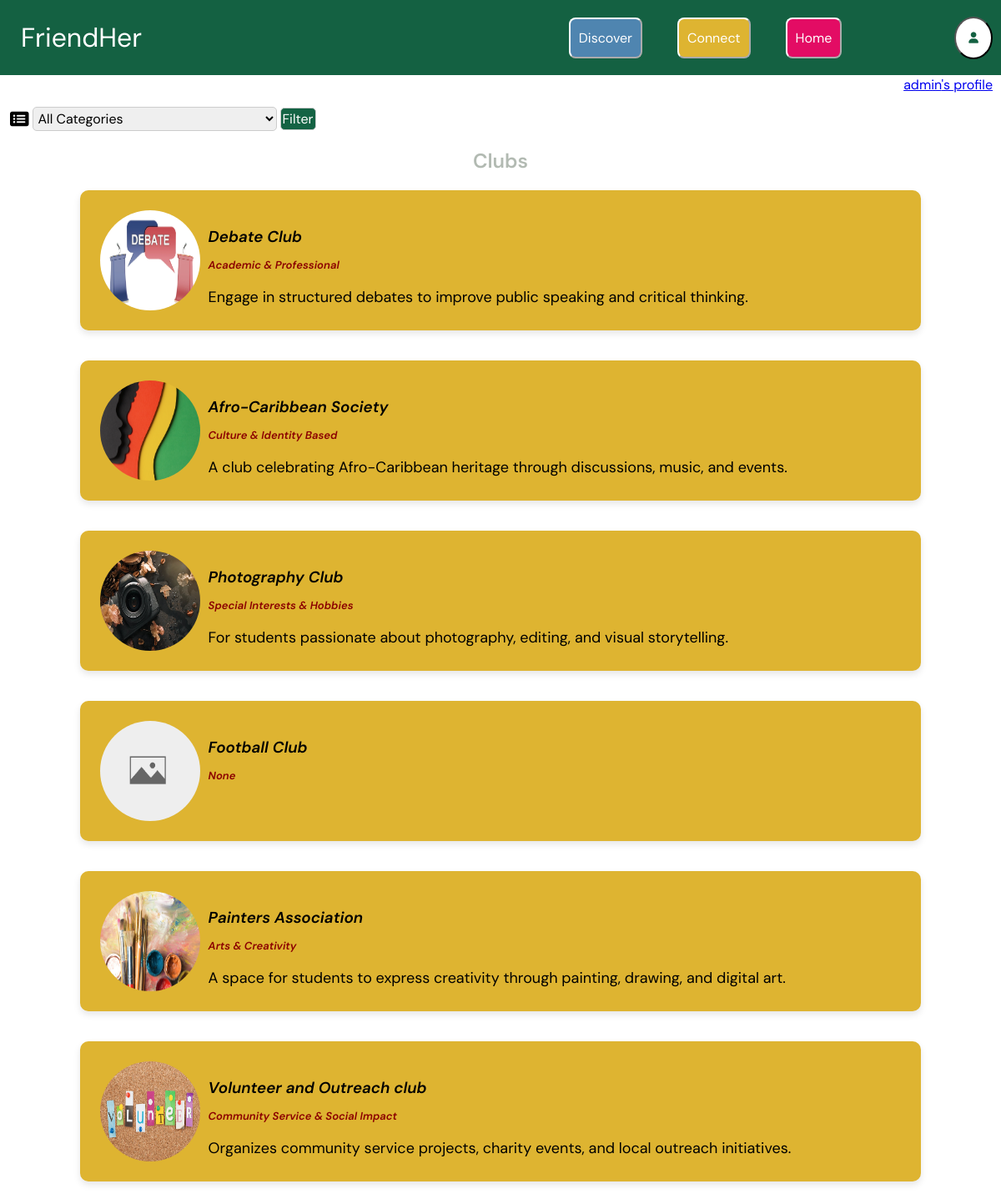
/discover/ (signed in), run on the app's committed database.
### core/models.py (models this page shows, shortened)
class Club (models.Model):
    id = models.UUIDField(primary_key=True, default=uuid.uuid4) #gives each club a unique ID and makes this the primary key
    club_name = models.CharField(max_length=100) #each club has a unique name (validation should exist in the view)
    image = models.ImageField(upload_to='club_profile_images', default='blank_club_profile_image.png')
    description = models.TextField(blank=True,  max_length=300) #each club should have a description
    CLUB_CATEGORIES = [
        ('Academic', 'Academic & Professional'),
        ('Sport', 'Sports & Recreation'),
        ('Arts', 'Arts & Creativity'),
        ('Identity', 'Culture & Identity Based'),
        ('Community', 'Community Service & Social Impact'),
        ('Interests', 'Special Interests & Hobbies'),
        ('Other', 'Other')
    ]
    club_category = models.CharField(choices=CLUB_CATEGORIES, max_length=30, blank=True, null=True) #each club has a category

### core/views.py (the view)
# urls.py: path("discover/", views.discover, name="discover"),
@login_required(login_url="login")
def discover(request):
    category = request.GET.get('category') #get the parameters necessary for the filter
    clubs=Club.objects.all().order_by("id") #show all clubs, order them by their id
    if category: #if a category is passed
        clubs = clubs.filter(club_category=category) #'clubs' variable now becomes all clubs under this category
    return render(request, 'discover.html', {"clubs":clubs}) #render the discover.html page

### templates/discover.html (shortened to what this page needs)
{% extends "base.html" %}
{% load static %}
{% block style %}
<link rel="stylesheet" href="{% static 'core/clubs.css' %}">
<link rel="stylesheet" href="{% static 'core/style.css' %}">
<link rel="stylesheet" href="{% static 'core/nav.css' %}">
{% endblock %}
{% block content %}
<div class="topnav">
    <h1>FriendHer</h1>
    <div class="button-container">
        <button class="button discoverbutton" onclick="window.location.href='/discover'">Discover</button>
        <button class="button connectbutton" onclick="window.location.href='/connect'">Connect</button>
        <button class="button homebutton" onclick="window.location.href='/'">Home</button>
        <button class="profileicon" onclick="window.location.href='/settings'"><i class ="fa-solid fa-user"></i></button>
    </div>
</div>
<div class ="topnav2">
    <p><a href="{% url 'profile' user.username %}"> {{user.username}}'s profile </a></p>
</div>
<div class="filter-form">
    <form method="GET" action="{% url 'discover' %}">
        <label for="category"><i class="fa-solid fa-rectangle-list fa-lg"></i></label>
        <select name="category" id = "category">
            <option value ="">All Categories</option>
        </select>
        <button type="submit" class ="filter-button"> Filter </button>
    </form>
</div>
<h2>Clubs</h2>
{% for club in clubs %}
    <div class="club-container">
        <img src="{{club.image.url}}" alt="Club profile image">
        <div class = "text-container">
            <h3> {{ club.club_name }}
                <span class ="club-category">
                    <p> {{club.get_club_category_display}} </p>
                </span>
            </h3>
            <p>{{club.description}}</p>
        </div>
    </div>
{% empty %}
    <h3>No clubs yet. Please contact your admin or come back later!</h3>
{% endfor %}
{% endblock %}

### templates/base.html (shortened to what this page needs)
<!DOCTYPE html>
<html lang="en">
<head>
    {% load static %}
    <link rel="stylesheet" href="{% static 'core/style.css' %}">
    {% block style %} {% endblock %}
</head>
<body>
    {% block content %} {% endblock %}
</body>
</html>

### static/core/style.css (style rules this page uses)
h1 { color:#146344; font-family: 'DM Sans', sans-serif; text-align: center; font-weight: 600; font-size: xx-large; }
h2 { color:#acb5aced; font-family: 'DM Sans', sans-serif; text-align: center; font-weight: 600; font-size: x-large; }
h3 { color:black; font-family: 'DM Sans', Helvetica, sans-serif; text-align: center; font-style: italic; font-weight: 600; }
p { font-family: 'DM Sans', 'Helvetica', sans-serif; text-align: center; }

### static/core/clubs.css (style rules this page uses)
.club-container { background-color:#deb431; border-radius: 10px; padding: 2%; margin-bottom: 3%; margin-inline: auto; width: 80%; display: flex; box-shadow: 0px 4px 8px rgba(0, 0, 0, 0.1); }
.club-container .text-container { display: flex; flex-direction: column; }
.club-container img { width:120px; height:120px; border-radius: 50%; margin-right: 1%; }
.club-container p, .club-container h3 { text-align: left; margin-bottom: 0%; }
.club-container p { font-size: large; }
.club-container .club-category p { font-size: small; color: darkred; }
.filter-form select, .filter-button { font-size: medium; font-family: 'DM Sans', Helvetica, sans-serif; padding: 2px; border-radius: 5px; border: 1px solid #ccc; }
.filter-form label { color: black; margin-left: 1%; }
.filter-form .filter-button { background-color:#146344; color: white }

### static/core/nav.css (style rules this page uses)
html, body { margin: 0; padding: 0; width: 100%; overflow-x: hidden; }
.topnav { display: flex; align-items: center; justify-content: space-between; background-color: #146142; width: 100%; position: fixed; top: 0; left: 0; right: 0; height: 90px; padding: 0 20px; z-index: 1000; }
.topnav .button-container { display: flex; gap: 10px; }
.topnav .profileicon { background-color: white; border-radius: 60%; color:#146142; padding: 15px; margin-right: 30px; margin-top: 11px; margin-bottom: 11px; }
.topnav .connectbutton { background-color:#deb431; border-color: white; border-radius: 8px; color: white; text-align: center; padding: 12px 10px; margin-right: 16px; margin-left: 16px; margin-top: 12px; margin-bottom: 12px; text-decoration: none; font-size: 16px; font-family: 'DM Sans', sans-serif; }
.topnav .discoverbutton { background-color:#4f85b0; border-color: white; border-radius: 8px; color: white; text-align: center; padding: 12px 10px ; margin-right: 16px; margin-left: 16px; margin-top: 12px; margin-bottom: 12px; text-decoration: none; font-size: 16px; font-family: 'DM Sans', sans-serif; }
.topnav .homebutton { float: right; background-color:#e30c64; border-color: white; border-radius: 8px; color: white; text-align: center; padding: 12px 10px; margin-right: 125px; margin-left: 16px; margin-top: 12px; margin-bottom: 12px; text-decoration: none; font-size: 16px; font-family: 'DM Sans', sans-serif; }
.topnav h1 { font-family: 'DM Sans', sans-serif; font-weight:400; float: left; margin-left: 5px; color: white }
.topnav2 p { font-family: 'DM Sans', sans-serif; color: black; text-align: right; font-size: 16px; margin-right: 10px; padding-top: 75px; padding-bottom: 0%; }

### data on the page
Club: image (picture), club_name "Debate Club", club_category "Academic & Professional", description "Engage in structured debates to improve public speaking and critical thinking."
Club: image (picture), club_name "Afro-Caribbean Society", club_category "Culture & Identity Based", description "A club celebrating Afro-Caribbean heritage through discussions, music, and events."
Club: image (picture), club_name "Photography Club", club_category "Special Interests & Hobbies", description "For students passionate about photography, editing, and visual storytelling."
Club: image (placeholder picture), club_name "Football Club", club_category "None"
Club: image (picture), club_name "Painters Association", club_category "Arts & Creativity", description "A space for students to express creativity through painting, drawing, and digital art."
Club: image (picture), club_name "Volunteer and Outreach club", club_category "Community Service & Social Impact", description "Organizes community service projects, charity events, and local outreach initiatives."

### other printed values
{{ user.username }} "admin"
